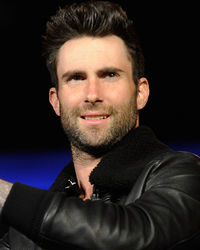
#> input picture image1.jpg, 200 x 250 px
$ python pcd1.py
#> lines starting #> are read from the running program, lines starting #| are printed output that depends on the picture
from PIL import Image
import PIL.ImageOps


img = Image.open('image1.jpg')
#> img is the input picture: PIL image 200x250 RGB; mean R, G, B 48.9, 40, 36.7

# inverted image
inverted_image = PIL.ImageOps.invert(img)
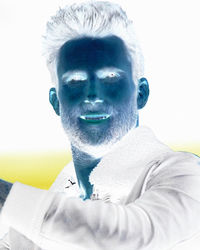
#> inverted_image: PIL image 200x250 RGB; mean R, G, B 206.1, 215, 218.3
inverted_image.save('new-img.jpg')

# contrast image
img_ctr = PIL.ImageOps.autocontrast(img, cutoff=123)
img_ctr.save('new-contrast.jpg')

#equalize image
img_equ = PIL.ImageOps.equalize(img)
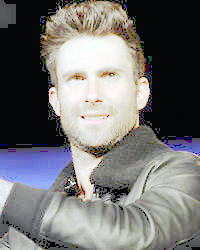
#> img_equ: PIL image 200x250 RGB; mean R, G, B 116.8, 116, 116
img_equ.save('equalize-img.jpg')
